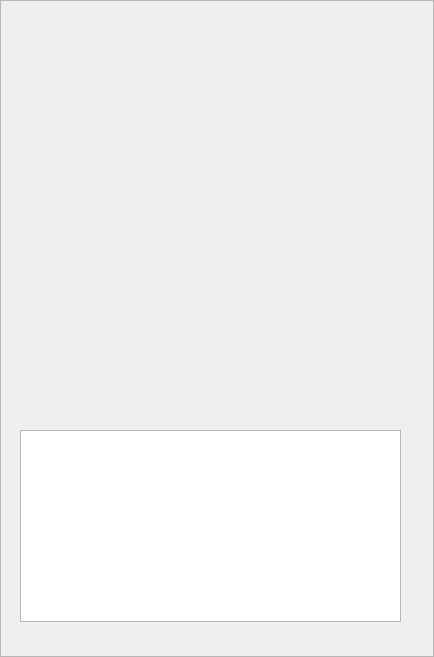
<?xml version="1.0" encoding="UTF-8"?>
<ui version="4.0">
 <class>ChannelsWidget</class>
 <widget class="QFrame" name="ChannelsWidget">
  <property name="geometry">
   <rect>
    <x>0</x>
    <y>0</y>
    <width>434</width>
    <height>657</height>
   </rect>
  </property>
  <property name="windowTitle">
   <string>Frame</string>
  </property>
  <property name="frameShape">
   <enum>QFrame::StyledPanel</enum>
  </property>
  <property name="frameShadow">
   <enum>QFrame::Raised</enum>
  </property>
  <widget class="QTableWidget" name="tableWidget">
   <property name="geometry">
    <rect>
     <x>20</x>
     <y>430</y>
     <width>381</width>
     <height>192</height>
    </rect>
   </property>
  </widget>
 </widget>
 <resources/>
 <connections/>
</ui>
